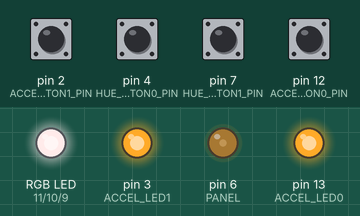
The sketch below on a simulated Arduino Uno, built with avr-gcc and run on an emulated ATmega328P. Parts: an RGB LED mixed from three pins (HIGH = lit), output pins drawn as LEDs (lit = HIGH). Dashed ring = blinking. The test bench sets the inputs (shaded band); at power-on: pin 2 (ACCEL_BUTTON1_PIN), pin 4 (HUE_BUTTON0_PIN), pin 7 (HUE_BUTTON1_PIN), pin 12 (ACCEL_BUTTON0_PIN) LOW.

Above: at 1.2 s.
1.3 s: pin 2 (ACCEL_BUTTON1_PIN) pulled HIGH for 0.15 s
At 2.9 s:
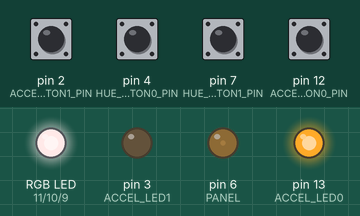
4.3 s: pin 12 (ACCEL_BUTTON0_PIN) pulled HIGH for 0.15 s
At 5.83 s:
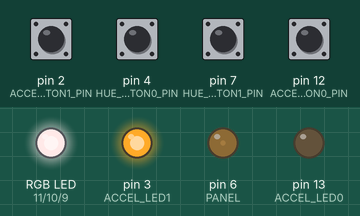
7.3 s: pin 2 (ACCEL_BUTTON1_PIN) pulled HIGH for 1 s
At 7.79 s:
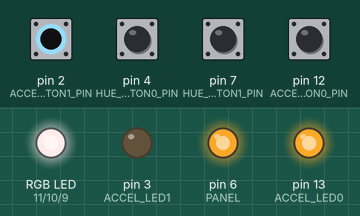
10.3 s: pin 12 (ACCEL_BUTTON0_PIN) pulled HIGH for 1 s
At 10.74 s:
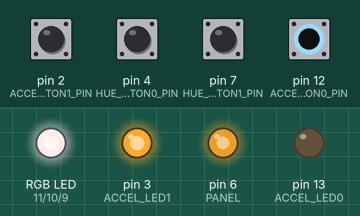
14.3 s: pin 2 (ACCEL_BUTTON1_PIN) driven HIGH and pin 12 (ACCEL_BUTTON0_PIN) driven HIGH
At 15.18 s:
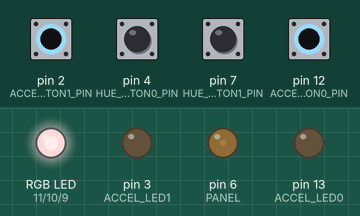
17.3 s: pin 2 (ACCEL_BUTTON1_PIN) driven LOW
At 19.56 s:
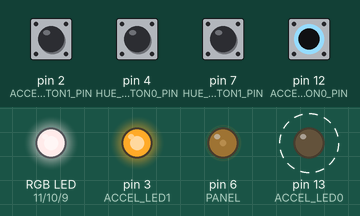
Timing chart, 0 to 21.3 s (numbered marks = the images above; inputs shaded):
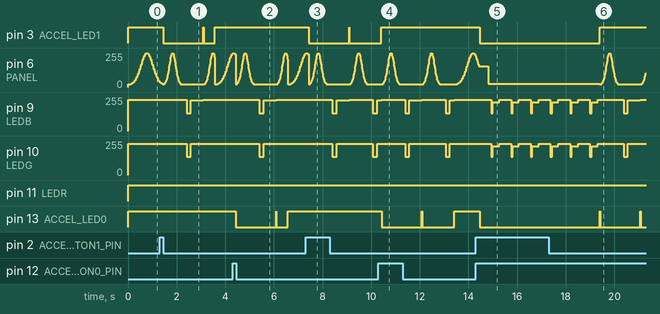

Measured:
- after the input at 1.3 s, pin 3 (ACCEL_LED1): HIGH → LOW after 0.15 s, → HIGH 1.6 s later, → LOW 0.02 s later, → HIGH 0.45 s later
- after the input at 4.3 s, pin 13 (ACCEL_LED0): HIGH → LOW after 0.14 s, → HIGH 1.6 s later, → LOW 0.02 s later, → HIGH 0.47 s later
- after the input at 7.3 s, pin 3 (ACCEL_LED1): HIGH → LOW after 0.14 s, → HIGH 1.6 s later, → LOW 0.02 s later
- after the input at 10.3 s, pin 13 (ACCEL_LED0): HIGH → LOW after 0.13 s, → HIGH 1.6 s later, → LOW 0.02 s later, → HIGH 1.3 s later
- after the input at 14.3 s, pin 3 (ACCEL_LED1), pin 13 (ACCEL_LED0): HIGH → LOW after 0.16 s
- after the input at 17.3 s, pin 3 (ACCEL_LED1): LOW → HIGH after 2.1 s; pin 13 (ACCEL_LED0): alternates HIGH for 0.02 s and LOW for 1.6 s, starting after 2.1 s

The sketch:

cor.ino
```cpp
/* vim: set ft=cpp: */
#include <math.h>
#include "button.h"

/* pins */

/* these leds are reversed: pin HIGH <=> LED off */
#define ACCEL_BUTTON0_PIN 12
#define ACCEL_LED0 13 /* also led on arduino board, though not reversed */
#define ACCEL_BUTTON1_PIN 2
#define ACCEL_LED1 3

#define HUE_BUTTON0_PIN 4
#define HUE_BUTTON1_PIN 7

#define PANEL 6

/* RGB leds are reversed: we send 255 - value to them */
#define LEDR 11
#define LEDG 10
#define LEDB 9


#define ACCELERATOR_TIMEOUT 2000
#define LONG_BOUNCE_PERIOD 1500
#define SHORT_BOUNCE_PERIOD 750

#define E 2.71828

int min_light = 20;
int max_light = 255;
int period = LONG_BOUNCE_PERIOD;
int acceleration_divider = 1;

#define SAMPLES 50
#define C (E * E - 1)

/* We keep a bit field state. Whenever that state changes, we need to stop the
 * current bouncing and reinit the main loop. */
#define HUE_SELECTION_MODE (1 << 0)
#define ACCELERATOR0_ON (1 << 1)
#define ACCELERATOR1_ON (1 << 2)
int loop_state = 0;

#define ACCEL_BUTTON0 0
#define ACCEL_BUTTON1 1
#define HUE_BUTTON0 2
#define HUE_BUTTON1 3

#define BUTTONS_LENGTH 4
button_t buttons[BUTTONS_LENGTH] = {
    {
        ACCEL_BUTTON0_PIN, /* pin*/
        LOW, /* state */
        LOW, /* last_reading */
        0, /* last_debounce_time */
    },
    {
        ACCEL_BUTTON1_PIN, /* pin*/
        LOW, /* state */
        LOW, /* last_reading */
        0, /* last_debounce_time */
    },
    {
        HUE_BUTTON0_PIN, /* pin*/
        LOW, /* state */
        LOW, /* last_reading */
        0, /* last_debounce_time */
    },
    {
        HUE_BUTTON1_PIN, /* pin*/
        LOW, /* state */
        LOW, /* last_reading */
        0, /* last_debounce_time */
    }
};

#define ACCELERATORS_LENGTH 2
accelerator_t accelerators[ACCELERATORS_LENGTH] = {
    {
        false, /* forced */
        false, /* timeout_wait */
        0 /* end_time */
    },
    {
        false, /* forced */
        false, /* timeout_wait */
        0 /* end_time */
    }
};

int valAt(int t) {
  return (E * E * min_light - max_light) / C +
         (E * (max_light - min_light)) / C *
         exp(sin((2 * PI / period) * (t + 0.75 * period)));
}

/* accelerator stuff */

bool accelerator_is_on(accelerator_t *accelerator) {
    return accelerator->forced || accelerator->timeout_wait;
}

void accelerator_enable(accelerator_t *accelerator) {
    accelerator->forced = true;
}

void accelerator_disable(accelerator_t *accelerator) {
    accelerator->forced = false;
    accelerator->timeout_wait = true;
    accelerator->end_time = millis() + ACCELERATOR_TIMEOUT;
}

void accelerator_update(accelerator_t *accelerator) {
    if (!accelerator->forced
            && accelerator->timeout_wait
            && millis() > accelerator->end_time) {
        accelerator->timeout_wait = false;
        /* accelerator->end_time becomes meaningless */
    }
}

void update_accelerators() {
    acceleration_divider = 1;
    for (int i = 0; i < ACCELERATORS_LENGTH; i++) {
        accelerator_update(&accelerators[i]);
        if (accelerator_is_on(&accelerators[i])) {
            acceleration_divider *= 2;
        }
    }

    if (accelerator_is_on(&accelerators[0]))
        digitalWrite(ACCEL_LED0, LOW); // led on
    else
        digitalWrite(ACCEL_LED0, HIGH);

    if (accelerator_is_on(&accelerators[1]))
        digitalWrite(ACCEL_LED1, LOW); // led on
    else
        digitalWrite(ACCEL_LED1, HIGH);
}

/* button stuff */
void on_press(button_t *button) {
    switch(button->pin) {
        case ACCEL_BUTTON0_PIN:
            accelerator_enable(&accelerators[0]);
            break;
        case ACCEL_BUTTON1_PIN:
            accelerator_enable(&accelerators[1]);
            break;
        default:
            break;
    }
}

void on_release(button_t *button) {
    switch(button->pin) {
        case ACCEL_BUTTON0_PIN:
            accelerator_disable(&accelerators[0]);
            break;
        case ACCEL_BUTTON1_PIN:
            accelerator_disable(&accelerators[1]);
            break;
        default:
            break;
    }
}

bool is_pressed(button_t *button) {
    return button->state == HIGH;
}

void check_button(button_t *button) {
  int reading = digitalRead(button->pin);

  long now = millis();

  if (reading != button->last_reading) {
    // reset the debouncing timer
    button->last_debounce_time = now;
  }

  if ((now - button->last_debounce_time) > DEBOUNCE_DELAY) {
    // whatever the reading is at, it's been there for longer
    // than the debounce delay, so take it as the actual current state:

    // if the button state has changed:
    if (reading != button->state) {
      button->state = reading;
      if (is_pressed(button))
        on_press(button);
      else
        on_release(button);
    }
  }

  // save the reading.  Next time through the loop,
  // it'll be the lastButtonState:
  button->last_reading = reading;
}

void check_buttons() {
    for (int i=0; i<BUTTONS_LENGTH; i++) {
        check_button(&buttons[i]);
    }
}

/* state stuff */

bool is_hue_selection_mode() {
    return is_pressed(&buttons[HUE_BUTTON0])
            && is_pressed(&buttons[HUE_BUTTON1]);
}

int current_state() {
    int state = 0;
    if (is_hue_selection_mode())
        state |= HUE_SELECTION_MODE;
    if (accelerator_is_on(&accelerators[0]))
        state |= ACCELERATOR0_ON;
    if (accelerator_is_on(&accelerators[1]))
        state |= ACCELERATOR1_ON;

    return state;
}

bool need_reinit() {
    int new_state;
    bool result;

    check_buttons();
    update_accelerators();

    new_state = current_state();

    result = new_state != loop_state;

    loop_state = new_state;

    return result;
}

unsigned char r, g, b = 0;
unsigned char hue = 0;

void setup() {
  pinMode(ACCEL_BUTTON0_PIN, INPUT);
  pinMode(ACCEL_LED0, OUTPUT);
  pinMode(ACCEL_BUTTON1_PIN, INPUT);
  pinMode(ACCEL_LED1, OUTPUT);

  pinMode(HUE_BUTTON0_PIN, INPUT);
  pinMode(HUE_BUTTON1_PIN, INPUT);

  pinMode(PANEL, OUTPUT);

  pinMode(LEDR, OUTPUT);
  pinMode(LEDG, OUTPUT);
  pinMode(LEDB, OUTPUT);
}

/* HSV to RGB conversion function with only integer
 * math. S and V go from 0 to 255, and H goes from 0 to 360
 */
void
hsvtorgb(unsigned char *r, unsigned char *g, unsigned char *b, unsigned char h, unsigned char s, unsigned char v)
{
    unsigned char region, fpart, p, q, t;

    if(s == 0) {
        /* color is grayscale */
        *r = *g = *b = v;
        return;
    }

    /* make hue 0-5 */
    region = h / 43;
    /* find remainder part, make it from 0-255 */
    fpart = (h - (region * 43)) * 6;

    /* calculate temp vars, doing integer multiplication */
    p = (v * (255 - s)) >> 8;
    q = (v * (255 - ((s * fpart) >> 8))) >> 8;
    t = (v * (255 - ((s * (255 - fpart)) >> 8))) >> 8;

    /* assign temp vars based on color cone region */
    switch(region) {
        case 0:
            *r = v; *g = t; *b = p; break;
        case 1:
            *r = q; *g = v; *b = p; break;
        case 2:
            *r = p; *g = v; *b = t; break;
        case 3:
            *r = p; *g = q; *b = v; break;
        case 4:
            *r = t; *g = p; *b = v; break;
        default:
            *r = v; *g = p; *b = q; break;
    }

    return;
}

void updateHue() {
  hue = (hue == 360) ? 0 : hue + 1;
  hsvtorgb(&r, &g, &b, hue, 255, 255);

  analogWrite(LEDR, r);
  analogWrite(LEDG, g);
  analogWrite(LEDB, b);
}

void loop() {
init:

  digitalWrite(ACCEL_LED0, HIGH);
  digitalWrite(ACCEL_LED1, HIGH);
  analogWrite(PANEL, min_light);
  hsvtorgb (&r, &g, &b, hue, min_light, 255);
  analogWrite(LEDR, r);
  analogWrite(LEDG, g);
  analogWrite(LEDB, b);

  while (is_hue_selection_mode()) {
      updateHue();
      delay(20);
      if (need_reinit())
          goto init;
  }

  int t = 0;
  period = LONG_BOUNCE_PERIOD / acceleration_divider;
  max_light = 255;
  for (int i = 0; i < SAMPLES; i++) {
    t = (period / SAMPLES) * i;
    int val = valAt(t);
    analogWrite(PANEL, val);

    delay(period / SAMPLES);

    if (need_reinit())
        goto init;
  }

  /* second bounce is on rgb, not on panel */
  period = SHORT_BOUNCE_PERIOD / acceleration_divider;
  max_light = 120;
  for (int i = 0; i < SAMPLES; i++) {
    t = (period / SAMPLES) * i;
    int val = valAt(t);

    hsvtorgb (&r, &g, &b, hue, val, 255);
    analogWrite(LEDR, r);
    analogWrite(LEDG, g);
    analogWrite(LEDB, b);

    delay(period / SAMPLES);

    if (need_reinit())
        goto init;
  }

  for (int i = 0; i<(100/acceleration_divider); i++) {
      delay(10);

    if (need_reinit())
        goto init;
  }
}
```

button.h
```cpp
typedef struct {
  int pin;
  int state; /* confirmed state after debounce */
  int last_reading; /* last measured, could be bounce effect */
  unsigned long last_debounce_time; /* last time we had a reading change */
} button_t;

typedef struct {
  bool forced; /* is enabled */
  bool timeout_wait; /* is enabled until now > end_time, overridden by
                        forced */
  unsigned long end_time; /* when timeout_wait stops. Only meaningful if
                             !forced && timeout_wait, undefined otherwise */
} accelerator_t;

#define DEBOUNCE_DELAY 100
#define BOUNCE_TIME 200
```
